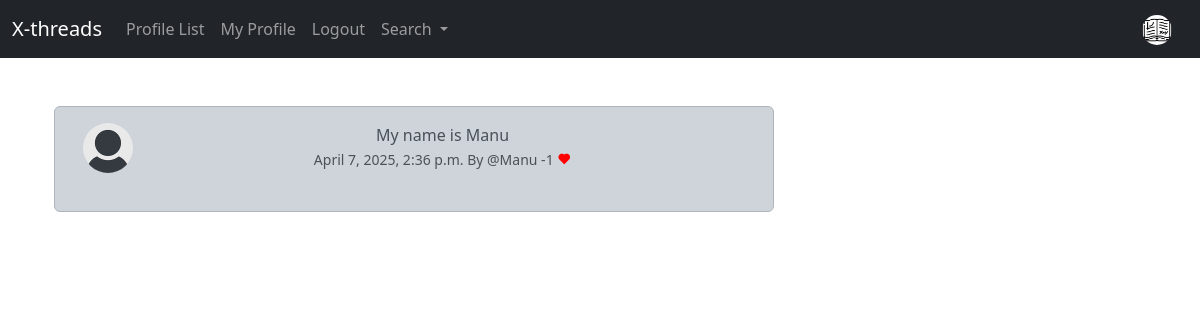
The page /show_meep/2/ (signed in) on the database its author committed.
### musker/models.py (models this page shows, shortened)
class Profile(models.Model):
    user = models.OneToOneField(User, on_delete=models.CASCADE)
    follows = models.ManyToManyField("self",
                                    related_name="followed_by",
                                    symmetrical=False,
                                    blank=True)
    date_modified = models.DateTimeField(User, auto_now=True)
    profile_image = models.ImageField(null=True, blank=True, upload_to="images/")
    profile_bio = models.CharField(null=True, blank=True,max_length=500)
    homepage_link = models.CharField(null=True, blank=True,max_length=500)
    facebook_link = models.CharField(null=True, blank=True,max_length=500)
    instagram_link = models.CharField(null=True, blank=True,max_length=500)
    linkedIn_link = models.CharField(null=True, blank=True,max_length=500)
    def create_profile(sender, instance, created, **kwargs):
        if created:
            user_profile = Profile(user=instance)
            user_profile.save()
            user_profile.follows.set([instance.profile.id])
            user_profile.save()
    post_save.connect(create_profile, sender=User)

class Meep(models.Model):
    user = models.ForeignKey(User, related_name="meeps", on_delete=models.DO_NOTHING)
    body = models.CharField(max_length=200)
    created_at = models.DateTimeField(auto_now_add=True)
    likes = models.ManyToManyField(User, related_name="meep_like",blank=True )
    def number_of_likes(self):
        return self.likes.count()

### musker/views.py (the view)
# urls.py: path('show_meep/<int:pk>/', views.show_meep, name='show_meep'),
def show_meep(request, pk):
      meep = get_object_or_404(Meep, id=pk)
      if meep:
           return render(request, "show_meep.html", {'meep':meep})
      else:
          messages.success(request, ("That Meep Does Not Exist..."))
          return redirect('home')

### musker/templates/show_meep.html
{% extends 'base.html' %}
{% load static %}
{% block content %}
   <div class="container text-center">
     <div class="row">
       <div class="col-8">
        <br>
           <div class="alert alert-dark" role="alert">
        <div class="container">
          <div class="row">
            <div class="col-1">
                {% if meep.user.profile.profile_image %}
                    <img src="{{ meep.user.profile.profile_image.url }}" width=50 height=50 class="rounded-circle" alt="{{ meep.user.username }}">
                {% else %}
                    <img src="{% static 'images/default_profile_pic (1).png' %}" width=50 height=50 class="rounded-circle" alt="{{ meep.user.username }}">
                {% endif %}
            </div>
            <div class="col-11">
              {{ meep.body }}
              <br>
              <small class="text-muted">
                {{ meep.created_at}} By @{{ meep.user.username}}
                -{{ meep.number_of_likes}}
                {% if user in meep.likes.all %}
                <a href="{% url 'meep_like' meep.id %}">
                  <i class='bx bxs-heart' style="color:red;"></i>
                </a>
                {% else %}
                <a href="{% url 'meep_like' meep.id %}">
                  <i class='bx bx-heart'></i>
                </a>
                {% endif %}
               </small>
            <br><br>
           </div>
          </div>
        </div>
      </div>
    </div>
    <div class="col-4">
        <br><br>
    </div>
{% endblock %}

### musker/templates/navbar.html (shortened to what this page needs)
{% load static %}
<nav class="navbar navbar-expand-lg  navbar-dark bg-dark">
    <div class="container-fluid">
      <a class="navbar-brand" href="{% url 'home' %}">X-threads</a>
      <div class="collapse navbar-collapse" id="navbarSupportedContent">
        <ul class="navbar-nav me-auto mb-2 mb-lg-0">
          <li class="nav-item">
            <a class="nav-link" href="{% url 'profile_list' %}">Profile List</a>
          </li>
          {% if user.is_authenticated %}
             <li class="nav-item">
             <a class="nav-link" href="{% url 'profile' request.user.id %}">My Profile </a>
             </li>
             <li class="nav-item">
              <a class="nav-link" href="{% url 'logout' %}">Logout</a>
              </li>
          {% endif %}
          <li class="nav-item dropdown">
            <a class="nav-link dropdown-toggle" href="#" role="button" data-bs-toggle="dropdown" aria-expanded="false">
              Search
            </a>
          </li>
        </ul>
        {% if user.is_authenticated %}
             <li class="nav-link navbar-brand">
               <a href="{% url 'profile' request.user.id %}">
                {% if user.profile.profile_image %}
                <img src="{{ user.profile.profile_image.url  }}" class="rounded-circle" width="30">
                {% else %}
                <img src="{% static 'images/default_profile_pic (1).png' %}" width=50 height=50 class="rounded-circle" alt="{{ meep.user.username }}">
                {% endif %}
               </a>
             </li>
        {% endif %}
      </div>
    </div>
  </nav>

### rows shown on the page
Meep: body "My name is Manu", created_at "April 7, 2025, 2:36 p.m.", user.username "Manu", number_of_likes "1"
